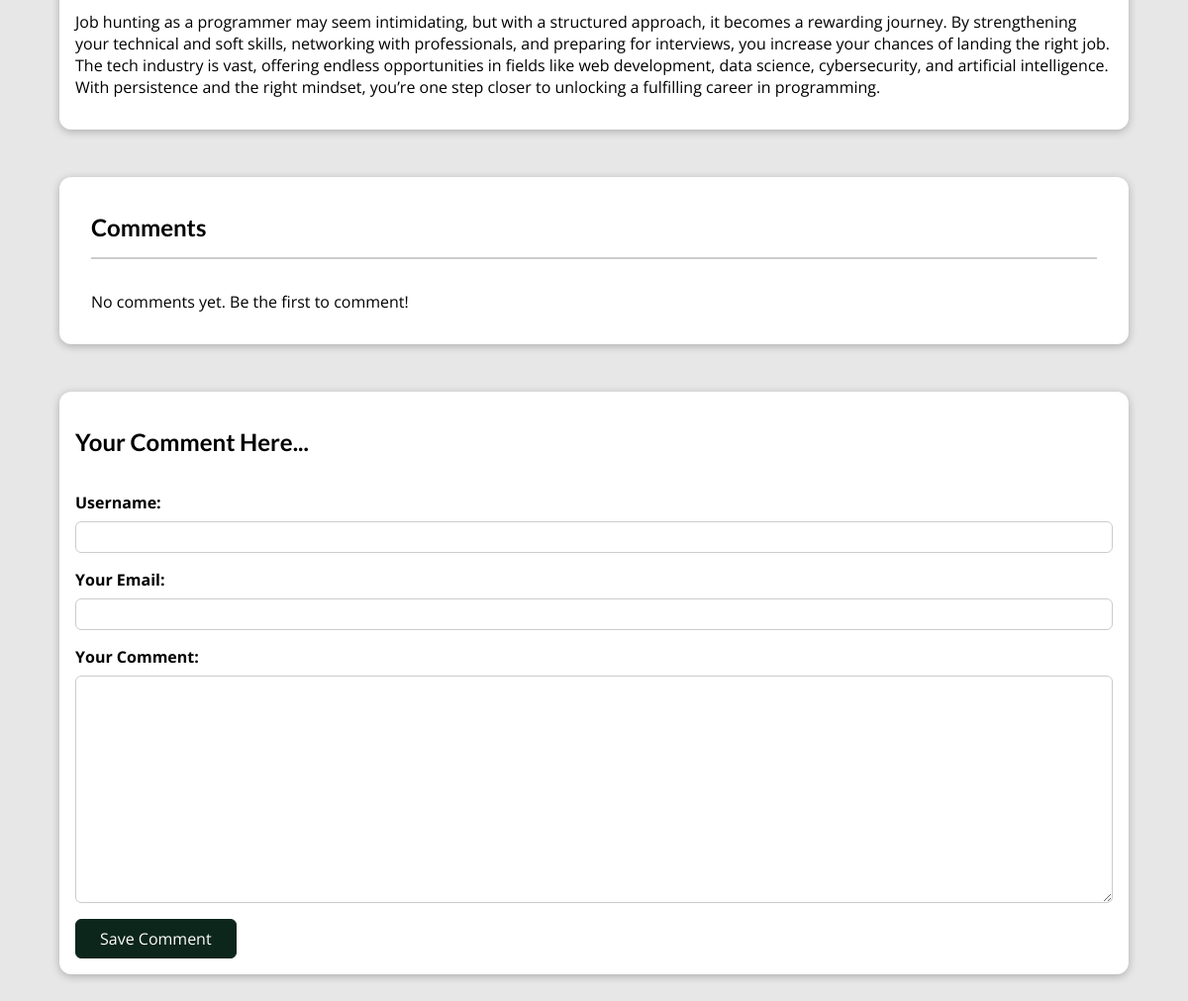
Page /posts/programming-job-hunt (lower part) on the earlier database version.
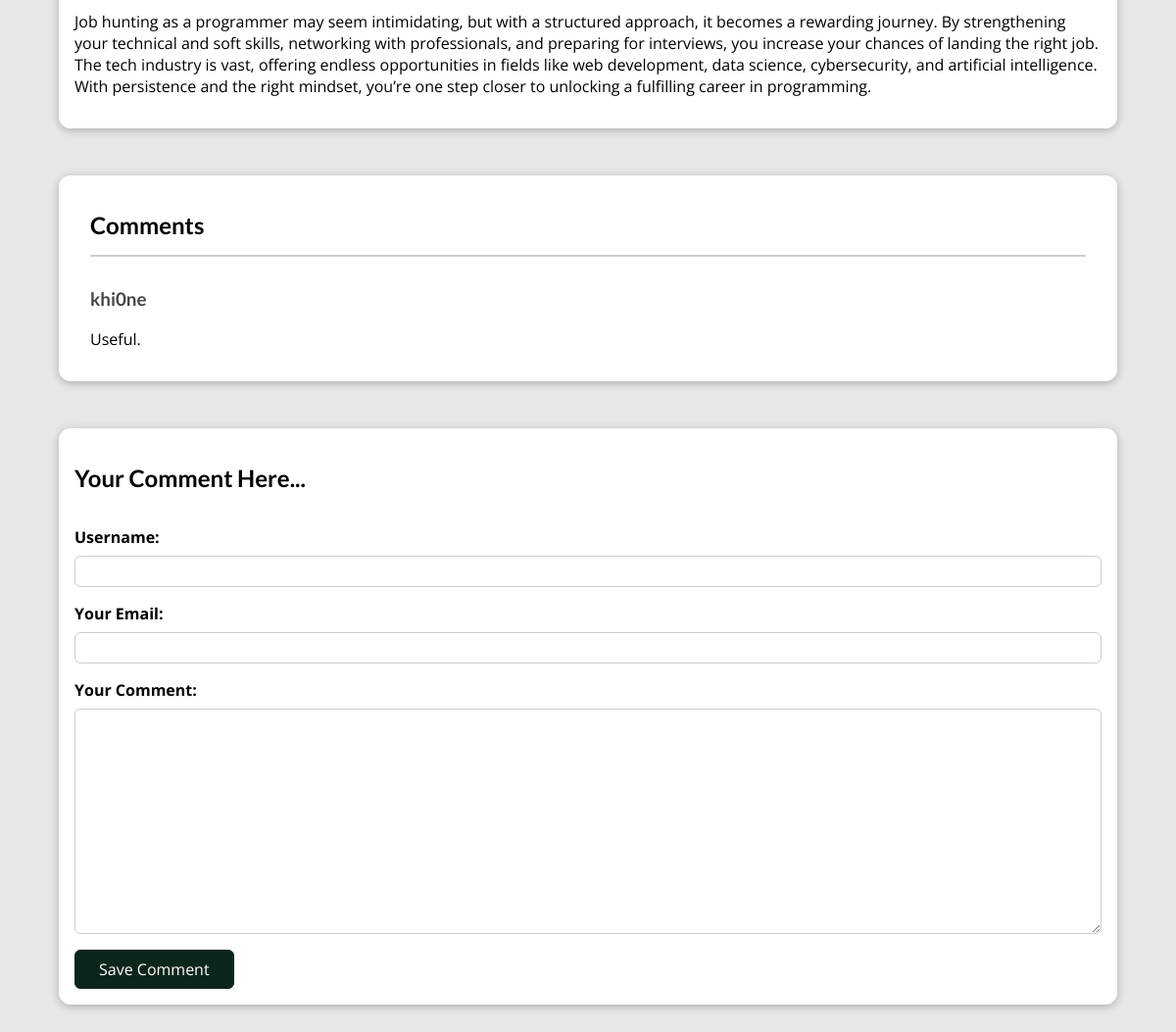
Same page on the later database version.
### blog/models.py (models this page shows)
class Comment(models.Model):
    username = models.CharField(max_length=120)
    user_email = models.EmailField()
    text = models.TextField(max_length=400)
    post = models.ForeignKey(Post, on_delete=models.CASCADE, related_name="comments")

### blog/views.py (the view)
# urls.py: path("posts/<slug:slug>", views.SinglePostView.as_view(), name="post-detail-page")
class SinglePostView(View):
    template_name = "blog/post-detail.html"
    model = Post
    def get(self, request, slug):
        post = Post.objects.get(slug=slug)
        context = {
            "post": post,
            "post_tags": post.tags.all(),
            "comment_form": CommentForm(),
            "comments": post.comments.all().order_by("-id"),
        }
        return render(request, "blog/post-detail.html", context)
    def post(self, request, slug):
        comment_form = CommentForm(request.POST)
        post = Post.objects.get(slug=slug)
        if comment_form.is_valid():
            comment = comment_form.save(commit=False)
            comment.post = post
            comment.save()
            return HttpResponseRedirect(reverse("post-detail-page", args=[slug]))
        context = {
            "post": post,
            "post_tags": post.tags.all(),
            "comment_form": comment_form,
            "comments": post.comments.all(),
        }
        return render(request, "blog/post-detail.html", context)

### blog/forms.py
class CommentForm(forms.ModelForm):
    class Meta:
        model = Comment
        exclude = ["post"]
        labels = {
            "user_name": "Your Name",
            "user_email": "Your Email",
            "text": "Your Comment"
        }

### blog/models.py (called while the page is built)
    def __str__(self):
        return self.caption

    def full_name(self):
        return f"{self.first_name} {self.last_name}"

    def __str__(self):
        return self.full_name()

### blog/templates/blog/post-detail.html (shortened to what this page needs)
{% extends "base.html" %}
{% load static %}
{% block css_files %}
  <link rel="stylesheet" href="{% static "/blog/post-detail.css" %}"/>
{% endblock %}
{% block content %}
  <main>
    {{ post.content|linebreaks }}
  </main>
  <section id="comments">
    <h2>Comments</h2>
    {% if post.comments.count == 0 %}
      <p>No comments yet. Be the first to comment!</p>
    {% else %}
      <ul>
        {% for comment in comments %}
          <li>
            <h3>{{ comment.username }}</h3>
            <p>{{ comment.text|linebreaks }}</p>
          </li>
        {% endfor %}
      </ul>
    {% endif %}
  </section>
  <section id="comment-form">
    <h2>Your Comment Here...</h2>
    <form action="{% url "post-detail-page" post.slug %}" method="post">
      {% for form_field in comment_form %}
        <div class="form-control {% if form_field.errors %}invalid{% endif %}">
          {{ form_field.label_tag }}
          {{ form_field }}
        </div>
      {% endfor %}
      <button>Save Comment</button>
    </form>
  </section>
{% endblock %}

Differences in the rows shown:
added Comment: username "khi0ne", text "Useful."
Other differences:
text no longer shown: "No comments yet. Be the first to comment!"
